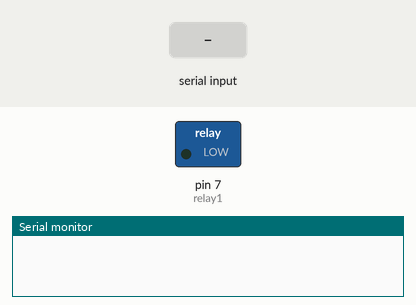
This sketch was run on a simulated Arduino Uno, built with avr-gcc and run on an emulated ATmega328P. Shown: switched loads named in the sketch (green lamp = pin HIGH), the last lines printed to the serial monitor. The inputs (shaded band) are chosen by the test bench.

Above: at 1.2 s.
1.3 s: "f success" received over Serial
At 2.5 s:
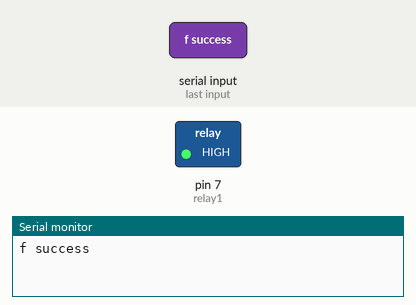
2.8 s: "1" received over Serial
Timing chart, 0 to 5.9 s (numbered marks = the images above; inputs shaded):
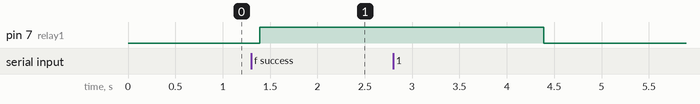

The sketch:

ELECTROTECH.ino
```cpp
String readString;
#define relay1 7
void setup()
{
  Serial.begin(9600);
  pinMode(relay1, OUTPUT);
  digitalWrite(relay1, LOW);
}
void loop()
{
  while(Serial.available())
  {
    delay(10);
    char c = Serial.read();
    if (c == '#'){
      break;
    }
    readString += c;
  }
    if (readString.length() >0)
    {
      Serial.println(readString);

     if(readString == "f success"){
        digitalWrite(relay1, HIGH);
        delay(3000);
        digitalWrite(relay1, LOW);
      }
      readString="";
    }
}
```

Measured:
- after the input at 1.3 s, pin 7 (relay1): LOW → HIGH after 0.09 s
